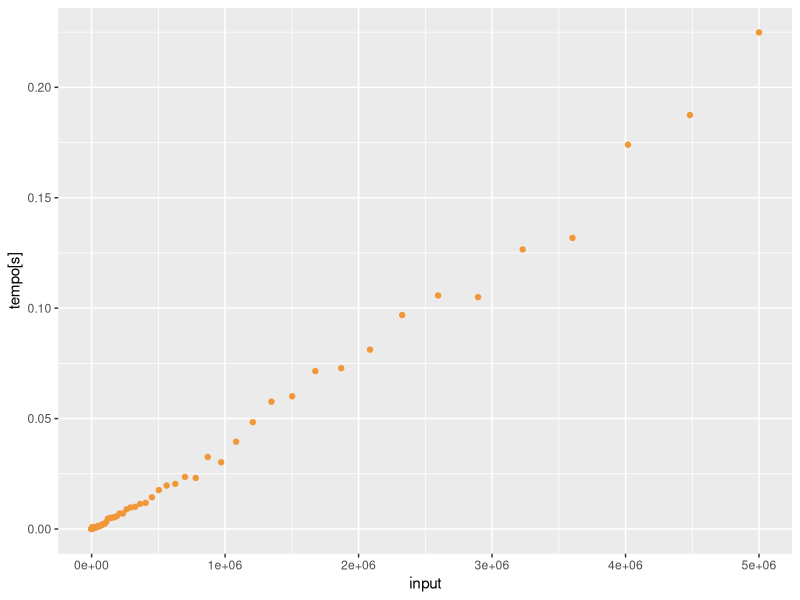
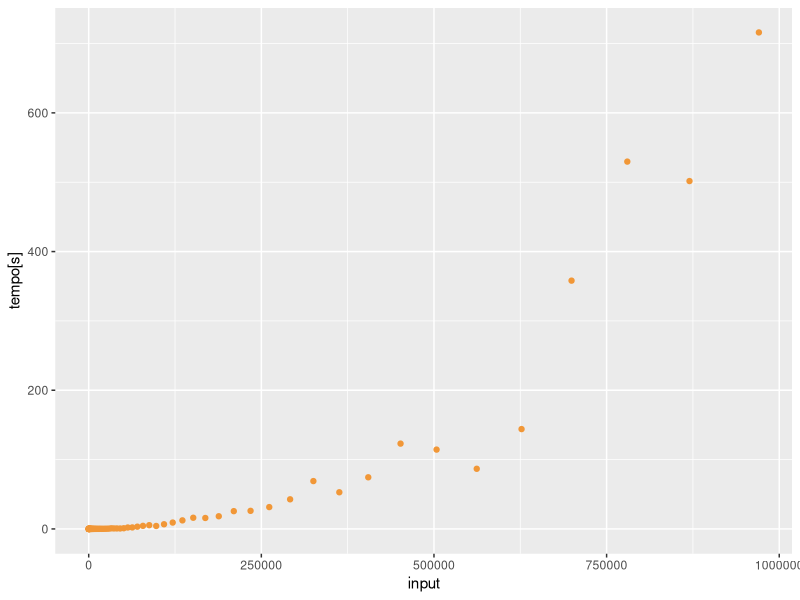
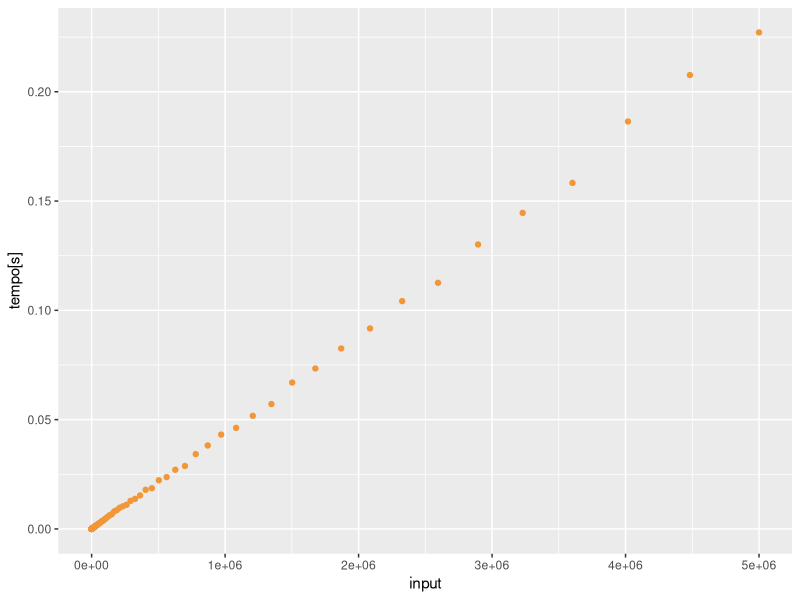
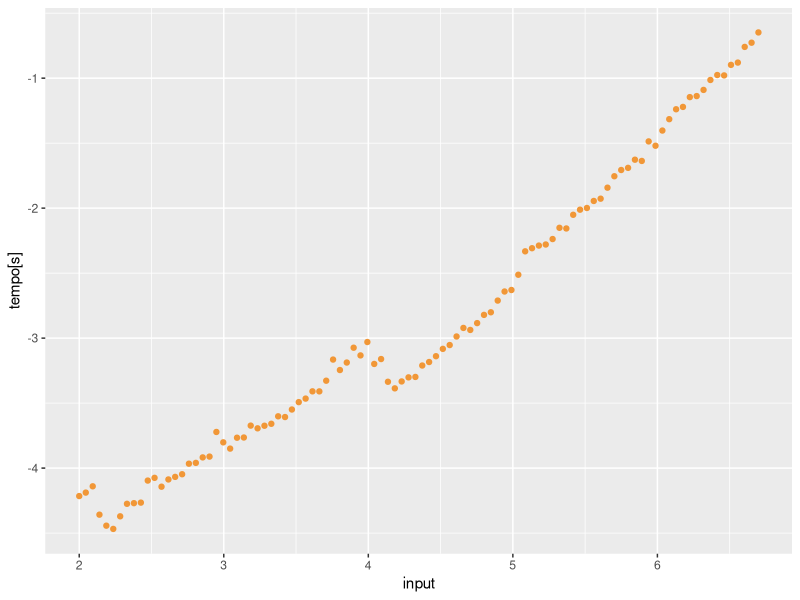
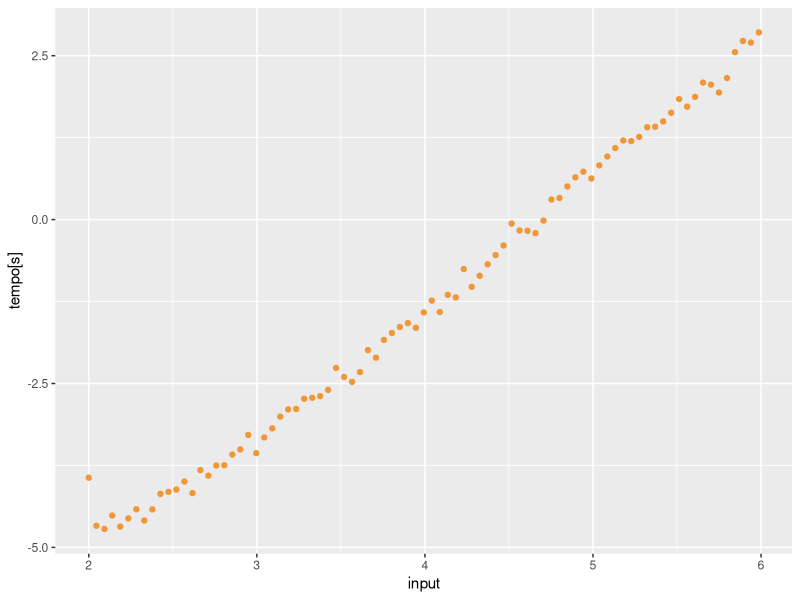
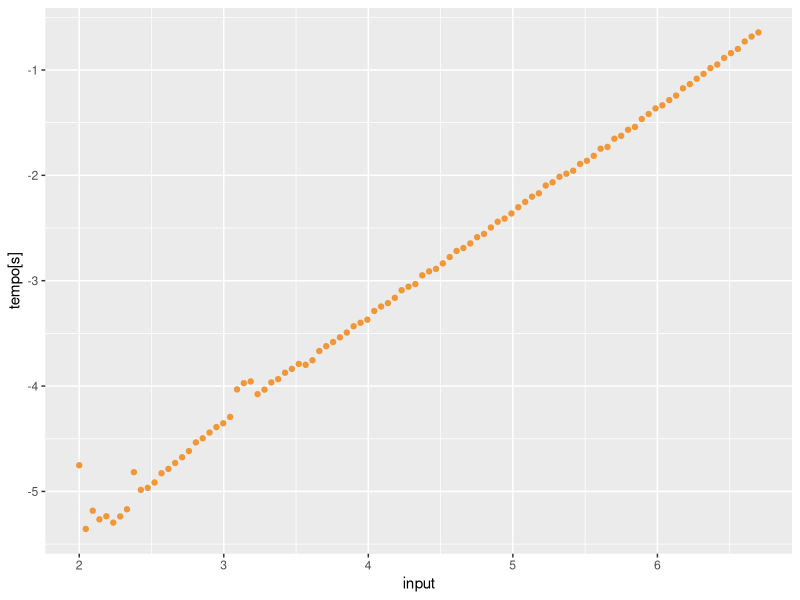
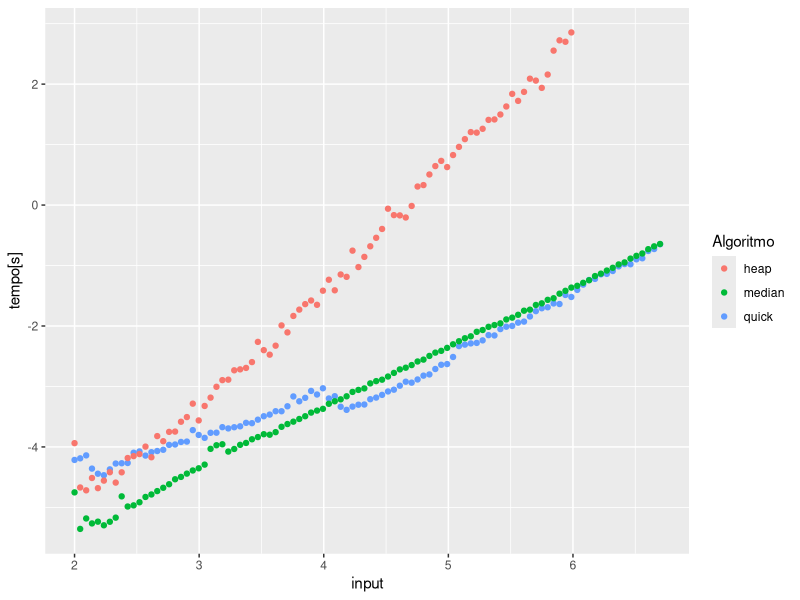
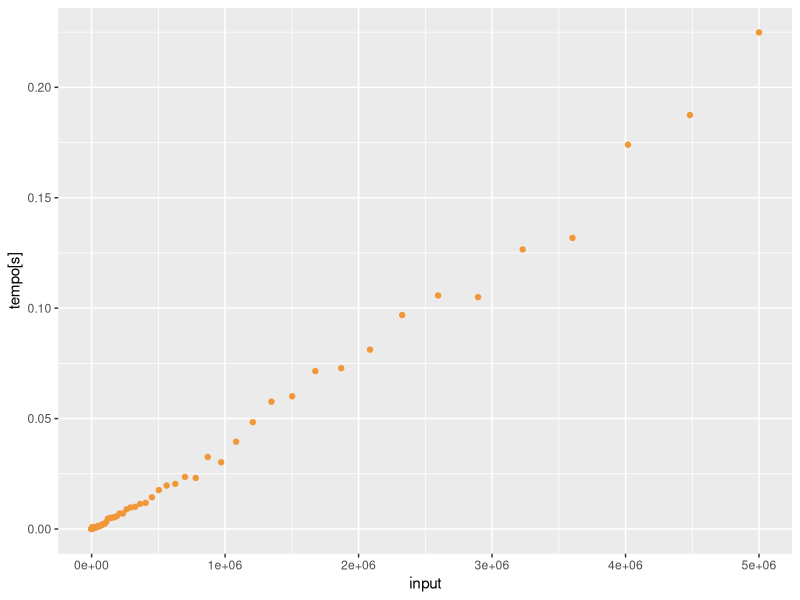

These charts were generated, in order, by the following R code:
library(dplyr)
library(ggplot2)
library(readr)

quick <- read_csv("data/quick.csv")
heap <- read_csv("data/heap.csv")
median <- read_csv("data/median.csv")

#plot quick-select
quick %>% group_by(DimInput) %>%
  summarise(median_time = median(Tempo) / 10 ^ 9) %>%
  ggplot(aes(x = DimInput, y = median_time)) +
  geom_point(color = rgb(241, 151, 55, maxColorValue = 255)) + 
  xlab("input") + 
  ylab("tempo[s]")

ggsave("plots/quick/quick.jpg")

#plot heap-select
heap %>% group_by(DimInput) %>%
  summarise(median_time = median(Tempo) / 10 ^ 9) %>%
  ggplot(aes(x = DimInput, y = median_time)) +
  geom_point(color = rgb(241, 151, 55, maxColorValue = 255)) +
  xlab("input") + 
  ylab("tempo[s]")

ggsave("plots/heap/heap.jpg")

#plot median-select
median %>% group_by(DimInput) %>%
  summarise(median_time = median(Tempo) / 10 ^ 9) %>%
  ggplot(aes(x = DimInput, y = median_time)) +
  geom_point(color = rgb(241, 151, 55, maxColorValue = 255)) + 
  xlab("input") + 
  ylab("tempo[s]")

ggsave("plots/median/median.jpg")

#-------------------------------------------------------------------------------

#plot quick-select bilogaritmica
quick %>% group_by(DimInput) %>%
  summarise(median_time = median(Tempo) / 10 ^ 9) %>%
  ggplot(aes(x = log10(DimInput), y = log10(median_time))) +
  geom_point(color = rgb(241, 151, 55, maxColorValue = 255)) + 
  xlab("input") + 
  ylab("tempo[s]")

ggsave("plots/quick/quick_bilog.jpg")

#plot heap-select bilogaritmica
heap %>% group_by(DimInput) %>%
  summarise(median_time = median(Tempo) / 10 ^ 9) %>%
  ggplot(aes(x = log10(DimInput), y = log10(median_time))) +
  geom_point(color = rgb(241, 151, 55, maxColorValue = 255)) + 
  xlab("input") + 
  ylab("tempo[s]")

ggsave("plots/heap/heap_bilog.jpg")

#plot median-select bilogaritmica
median %>% group_by(DimInput) %>%
  summarise(median_time = median(Tempo) / 10 ^ 9) %>%
  ggplot(aes(x = log10(DimInput), y = log10(median_time))) +
  geom_point(color = rgb(241, 151, 55, maxColorValue = 255)) + 
  xlab("input") + 
  ylab("tempo[s]")

ggsave("plots/median/median_bilog.jpg")

#-------------------------------------------------------------------------------

#plot algoritmi a confronto scala bilogaritmica
ggplot(data = NULL,aes(x = log10(DimInput), y = log10(median_time))) +
  geom_point(aes(x = log10(DimInput), y = log10(median_time), color = "quick"), data = quick %>% group_by(DimInput) %>% summarise(median_time = median(Tempo) / 10 ^ 9)) + 
  geom_point(aes(x = log10(DimInput), y = log10(median_time), color = "heap"), data = heap %>% group_by(DimInput) %>% summarise(median_time = median(Tempo) / 10 ^ 9)) +
  geom_point(aes(x = log10(DimInput), y = log10(median_time), color = "median"), data = median %>% group_by(DimInput) %>% summarise(median_time = median(Tempo) / 10 ^ 9)) +
  xlab("input") + 
  ylab("tempo[s]") +
  labs(colour = "Algoritmo")

ggsave("plots/confronto.jpg")
